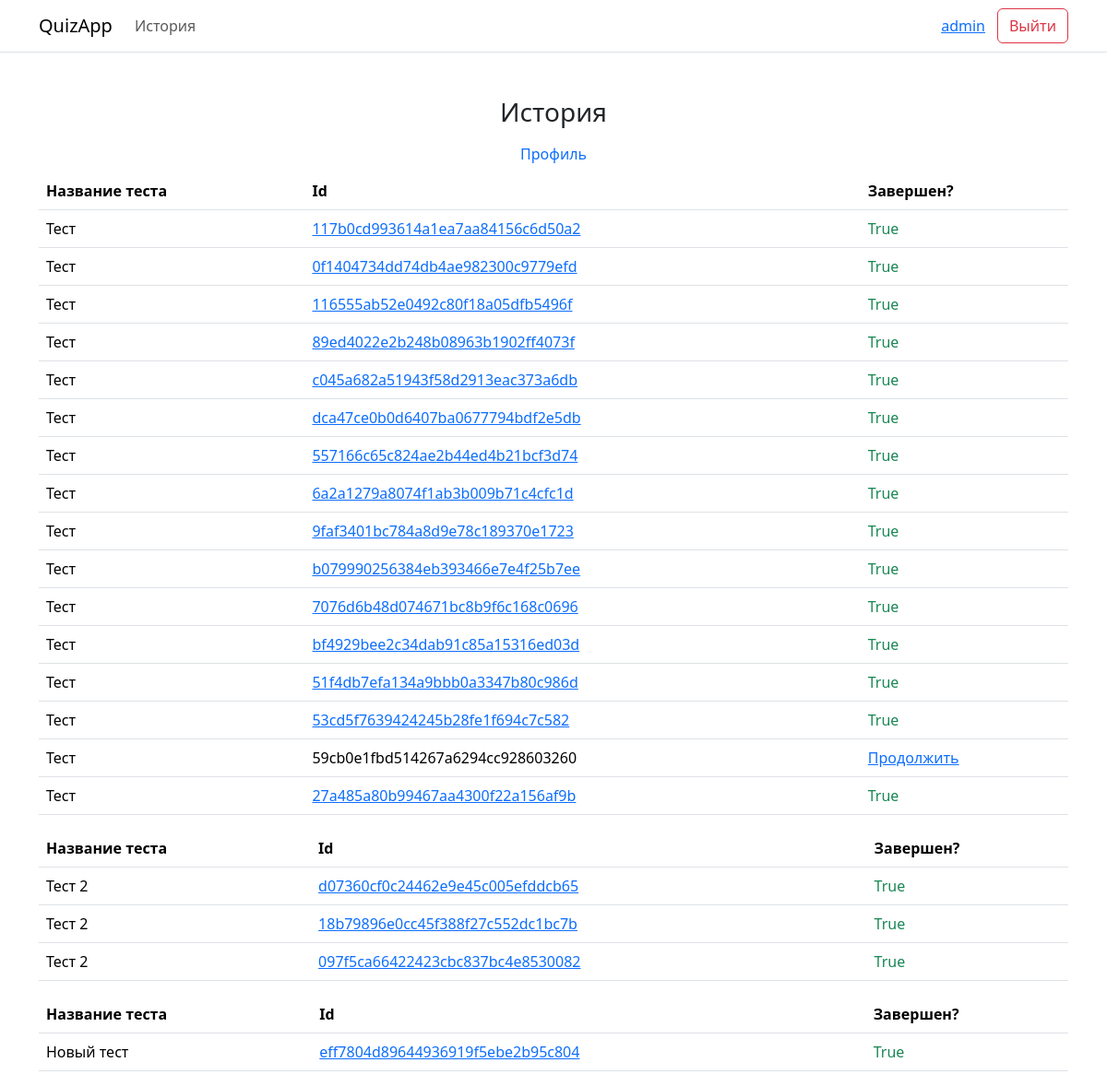
The app's page /history (signed in) with its own data.
### Web/models.py (models this page shows)
class Test(models.Model):
    user = models.ForeignKey(User, on_delete = models.CASCADE)
    title = models.CharField(max_length = 200)
    description = models.CharField(max_length = 2000)
    is_published = models.BooleanField(default = False)
    published_at = models.DateField(default = timezone.now())
    created_at = models.DateField()
    pass_rate = models.IntegerField(default = 0)

class UserAnswers(models.Model):
    id = models.CharField(max_length = 32, primary_key = True)
    test = models.ForeignKey(Test, on_delete = models.CASCADE)
    stage = models.IntegerField(default = 0)
    user_id = models.IntegerField(default = -1)
    correct_answer_rate = models.FloatField(default = -1)
    is_finished = models.BooleanField(default = False)

### Web/views.py (the view)
# urls.py: path("history", web.history),
@login_required
def history(request):
    user_answers = UserAnswers.objects.filter(user_id = request.user.id).order_by("test_id")
    results = list()
    _list = list()
    if user_answers.count() > 0:
        test_id = user_answers[0].test_id
        for answer in user_answers:
            if answer.test_id != test_id:
                results.append((Test.objects.get(id = test_id).title, _list))
                test_id = answer.test_id
                _list = list()
            _list.append(answer)
        results.append((Test.objects.get(id = test_id).title, _list))
    context = { "user_answers": results,
                "username": request.user.username }
    return render(request, "history.html", context)

### Web/templates/history.html (shortened to what this page needs)
{% extends "base.html" %}
{% block auth %}{% include "log_navbar.html" %}{% endblock auth %}
{% block content %}
<h3 class="text-center">История</h2>
<ul class="nav d-flex justify-content-center">
    <li class="nav-item">
        <a class="nav-link" href="/profile">Профиль</a>
    </li>
</ul>
{% if user_answers %}
    {% for title, results in user_answers %}
    <table class="table">
        <thead>
            <th>Название теста</th>
            <th>Id</th>
            <th>Завершен?</th>
        </thead>
        {% for result in results %}
        <tr>
            <td>
                {{ title }}
            </td>
            <td>
                {% if result.is_finished %}
                <a target="_blank" href="/result/{{ result.id }}">{{ result.id }}</a>
                {% else %}
                {{ result.id }}
                {% endif %}
            </td>
            <td>
                {% if result.is_finished %}
                <span class="text-success">{{ result.is_finished }}</span>
                {% else %}
                <a href="/test_run/{{ result.test_id }}/{{ result.id }}">Продолжить</a>
                {% endif %}
            </td>
        </tr>
        {% endfor %}
    </table>
    {% endfor %}
{% else %}
<h5 class="text-center">Ничего нет</h5>
{% endif %}
{% endblock content %}

### Web/templates/log_navbar.html
{% if username %}
<a class="btn btn-link" href="/profile">{{ username }}</button>
<a class="btn btn-outline-danger" href="/logout">Выйти</a>
{% else %}
<a class="btn btn-outline-primary me-2" href="/login">Войти</a>
<a class="btn btn-primary" href="/register">Регистрация</a>
{% endif %}

### records on screen
UserAnswers: id "117b0cd993614a1ea7aa84156c6d50a2", is_finished "True"
Test: title "Тест"
UserAnswers: id "0f1404734dd74db4ae982300c9779efd", is_finished "True"
UserAnswers: id "116555ab52e0492c80f18a05dfb5496f", is_finished "True"
UserAnswers: id "89ed4022e2b248b08963b1902ff4073f", is_finished "True"
UserAnswers: id "c045a682a51943f58d2913eac373a6db", is_finished "True"
UserAnswers: id "dca47ce0b0d6407ba0677794bdf2e5db", is_finished "True"
UserAnswers: id "557166c65c824ae2b44ed4b21bcf3d74", is_finished "True"
UserAnswers: id "6a2a1279a8074f1ab3b009b71c4cfc1d", is_finished "True"
UserAnswers: id "9faf3401bc784a8d9e78c189370e1723", is_finished "True"
UserAnswers: id "b079990256384eb393466e7e4f25b7ee", is_finished "True"
UserAnswers: id "7076d6b48d074671bc8b9f6c168c0696", is_finished "True"
UserAnswers: id "bf4929bee2c34dab91c85a15316ed03d", is_finished "True"
UserAnswers: id "51f4db7efa134a9bbb0a3347b80c986d", is_finished "True"
UserAnswers: id "53cd5f7639424245b28fe1f694c7c582", is_finished "True"
UserAnswers: id "59cb0e1fbd514267a6294cc928603260"
UserAnswers: id "27a485a80b99467aa4300f22a156af9b", is_finished "True"
UserAnswers: id "d07360cf0c24462e9e45c005efddcb65", is_finished "True"
Test: title "Тест 2"
UserAnswers: id "18b79896e0cc45f388f27c552dc1bc7b", is_finished "True"
UserAnswers: id "097f5ca66422423cbc837bc4e8530082", is_finished "True"
UserAnswers: id "eff7804d89644936919f5ebe2b95c804", is_finished "True"
Test: title "Новый тест"

### other values on screen
{{ username }} "admin"
